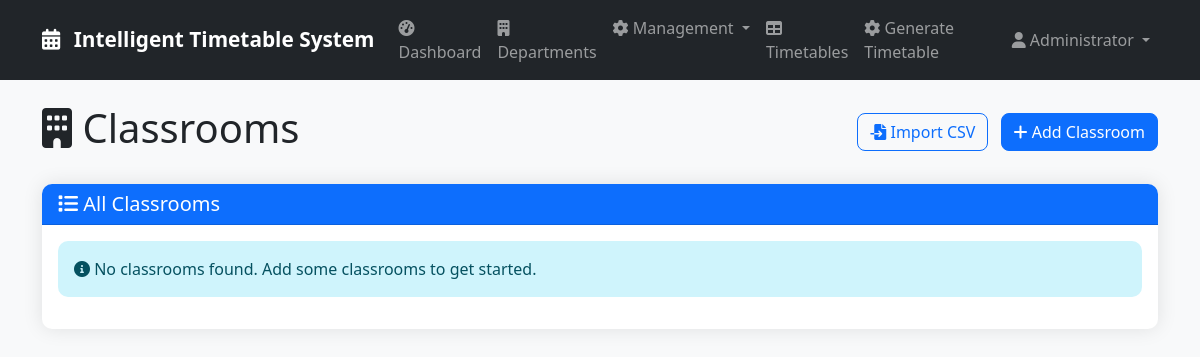
The app's page /classrooms (signed in), older data.
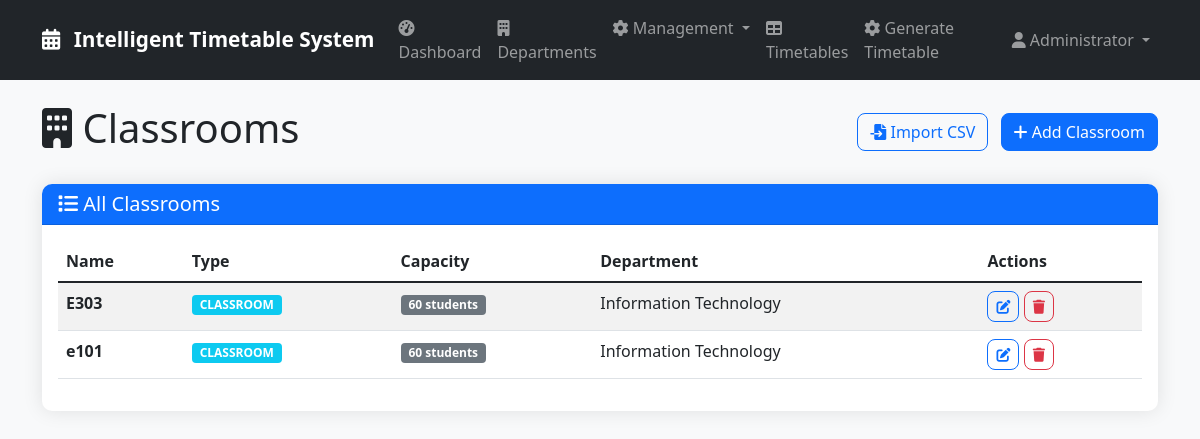
The same page, newer data.
### tables this page shows
CREATE TABLE classrooms (
            id INTEGER PRIMARY KEY AUTOINCREMENT,
            name TEXT NOT NULL,
            capacity INTEGER,
            type TEXT DEFAULT 'CLASSROOM',
            department_id INTEGER,
            created_at DATETIME DEFAULT CURRENT_TIMESTAMP,
            FOREIGN KEY (department_id) REFERENCES departments (id)
        );

CREATE TABLE departments (
            id INTEGER PRIMARY KEY AUTOINCREMENT,
            name TEXT NOT NULL,
            code TEXT UNIQUE NOT NULL,
            created_at DATETIME DEFAULT CURRENT_TIMESTAMP
        );

### app.py (the view)
@app.route('/classrooms')
@login_required
def classrooms():
    conn = sqlite3.connect('timetable.db')
    conn.row_factory = sqlite3.Row
    cursor = conn.cursor()
    cursor.execute('''
        SELECT c.*, d.name as department_name
        FROM classrooms c
        LEFT JOIN departments d ON c.department_id = d.id
        ORDER BY c.name
    ''')
    classrooms = cursor.fetchall()
    cursor.execute('SELECT * FROM departments ORDER BY name')
    departments = cursor.fetchall()
    conn.close()
    return render_template('classrooms.html', classrooms=classrooms, departments=departments)

### app.py (called while the page is built)
def login_required(f):
    @wraps(f)
    def decorated_function(*args, **kwargs):
        if 'user_id' not in session:
            flash('Please log in to access this page.', 'error')
            return redirect(url_for('login'))
        return f(*args, **kwargs)
    return decorated_function

### templates/classrooms.html (shortened to what this page needs)
{% extends "base.html" %}
{% block content %}
<div class="d-flex justify-content-between align-items-center mb-4">
    <h1><i class="fas fa-building"></i> Classrooms</h1>
    {% if session.role == 'admin' %}
    <div>
        <a href="{{ url_for('upload_csv') }}" class="btn btn-outline-primary me-2">
            <i class="fas fa-file-import"></i> Import CSV
        </a>
        <button class="btn btn-primary" data-bs-toggle="modal" data-bs-target="#addClassroomModal">
            <i class="fas fa-plus"></i> Add Classroom
        </button>
    </div>
    {% endif %}
</div>
<div class="card">
    <div class="card-header bg-primary text-white">
        <h5 class="mb-0"><i class="fas fa-list"></i> All Classrooms</h5>
    </div>
    <div class="card-body">
        {% if classrooms %}
        <div class="table-responsive">
            <table class="table table-striped table-hover">
                <thead>
                    <tr>
                        <th>Name</th>
                        <th>Type</th>
                        <th>Capacity</th>
                        <th>Department</th>
                        {% if session.role == 'admin' %}
                        <th>Actions</th>
                        {% endif %}
                    </tr>
                </thead>
                <tbody>
                    {% for room in classrooms %}
                    <tr>
                        <td class="fw-bold">{{ room.name }}</td>
                        <td>
                            <span class="badge bg-{{ 'info' if room.type == 'CLASSROOM' else 'warning' if room.type == 'LAB' else 'success' }}">
                                {{ room.type }}
                            </span>
                        </td>
                        <td>
                            <span class="badge bg-secondary">{{ room.capacity }} students</span>
                        </td>
                        <td>{{ room.department_name or 'N/A' }}</td>
                        {% if session.role == 'admin' %}
                        <td>
                            <button class="btn btn-sm btn-outline-primary" data-bs-toggle="modal"
                                    data-bs-target="#editClassroomModal"
                                    data-id="{{ room.id }}"
                                    data-name="{{ room.name }}"
                                    data-type="{{ room.type }}"
                                    data-capacity="{{ room.capacity }}"
                                    data-dept="{{ room.department_id }}">
                                <i class="fas fa-edit"></i>
                            </button>
                            <button class="btn btn-sm btn-outline-danger" data-bs-toggle="modal"
                                    data-bs-target="#deleteClassroomModal"
                                    data-id="{{ room.id }}"
                                    data-name="{{ room.name }}">
                                <i class="fas fa-trash"></i>
                            </button>
                        </td>
                        {% endif %}
                    </tr>
                    {% endfor %}
                </tbody>
            </table>
        </div>
        {% else %}
        <div class="alert alert-info">
            <i class="fas fa-info-circle"></i> No classrooms found. Add some classrooms to get started.
        </div>
        {% endif %}
    </div>
</div>
{% endblock %}

Row changes from the older to the newer data that the page shows:
added classrooms: name "E303", type "CLASSROOM", capacity "60", name "Information Technology"
added classrooms: name "e101", type "CLASSROOM", capacity "60", name "Information Technology"
Text that changed along with them:
text no longer shown: "No classrooms found. Add some classrooms to get started."
text now shown: "Name Type Capacity Department Actions"
